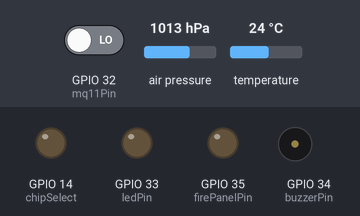
This sketch was run on a simulated ESP32. Parts: output pins drawn as LEDs (lit = HIGH), buzzer (waves = sounding, pin HIGH). The test bench sets the inputs (shaded band); at power-on: GPIO 32 (mq11Pin) LOW, air pressure 1013 hPa, temperature 24 °C. WiFi joins after 1.5 s; servers stay silent unless stated; storage starts empty; what the sketch prints to the serial monitor is not drawn.

Above: at 3.2 s.
3.3 s: GPIO 32 (mq11Pin) driven HIGH
At 4.3 s:
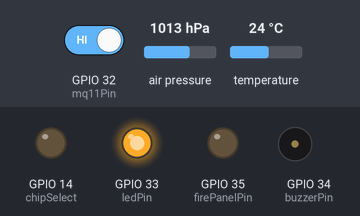
4.8 s: GPIO 32 (mq11Pin) driven LOW
At 5.4 s:
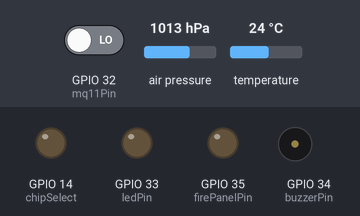
Timing chart, 0 to 7.8 s (numbered marks = the images above; inputs shaded):
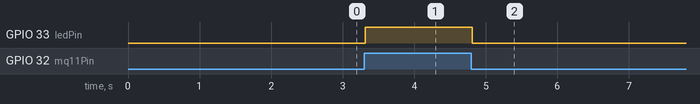

Measured:
- after the input at 3.3 s, GPIO 33 (ledPin): LOW → HIGH at once
- after the input at 4.8 s, GPIO 33 (ledPin): HIGH → LOW at once

The sketch:

code-project-not-tested.ino
```cpp
#include <Wire.h>
#include <Adafruit_Sensor.h>
#include <Adafruit_BMP280.h>
#include <WiFi.h>
#include <ESPAsyncWebServer.h>
#include <SD.h>
#include <SPI.h>

// Replace with your network credentials
const char* ssid = "your_SSID";
const char* password = "your_PASSWORD";

// MQ-11 digital pin
const int mq11Pin = 32;

// Define temperature threshold
const float TEMPERATURE_THRESHOLD = 65.0;

const unsigned long FIRE_INTERVAL = 5 * 1000; //5 seconds
const unsigned long MAINTENANCE_INTERVAL = 20 * 60 * 1000; //20 minutes
const unsigned long NORMAL_INTERVAL = 60 * 60 * 1000; //1 hour

// LED and buzzer pins
const int ledPin = 33;
const int buzzerPin = 34;
const int firePanelPin = 35;
const int chipSelect = 14;

// BMP-280
Adafruit_BMP280 bmp;

// Create an instance of the server
AsyncWebServer server(80);

// Status and protection levels
enum Status {
  Normal,
  Maintenance,
  Caution,
  Fire
};

Status currentStatus = Normal;
unsigned long lastNotificationTime = 0;

// Function to determine status
void updateStatus() {
  int mq11Value = digitalRead(mq11Pin);
  float temperature = bmp.readTemperature();
  float pressure = bmp.readPressure();
  Status previousStatus = currentStatus;

  if (mq11Value == HIGH || temperature > TEMPERATURE_THRESHOLD) {
    currentStatus = Caution;
    if (mq11Value == HIGH && temperature > TEMPERATURE_THRESHOLD) {
      currentStatus = Fire;
    }
  } else {
    currentStatus = Normal;
  }

  // Send a signal to the fire panel and log the change if the status has changed
  if (currentStatus != previousStatus) {
    if (currentStatus == Fire) {
      digitalWrite(firePanelPin, HIGH);
      logToSDCard("Fire detected");
    } else {
      digitalWrite(firePanelPin, LOW);
    }
    logToSDCard("Status changed to: " + String(currentStatus));
  }
}

// Function to handle notifications
void sendNotification() {
  // Implement your notification sending logic here
  // This will be dependent on the cloud service you use
}

// Function to handle notifications based on status and time intervals
bool shouldSendNotification() {
  static unsigned long lastNotificationTime = 0;
  unsigned long currentTime = millis();
  unsigned long interval = 0;

  if (currentStatus == Fire) {
    interval = FIRE_INTERVAL;
  } else if (currentStatus == Maintenance) {
    interval = MAINTENANCE_INTERVAL;
  } else if (currentStatus == Normal) {
    interval = NORMAL_INTERVAL;
  }

  if (currentTime - lastNotificationTime >= interval) {
    lastNotificationTime = currentTime;
    return true;
  }

  return false;
}

void logToSDCard(const String& message) {
  File logFile = SD.open("/log.txt", FILE_APPEND);
  if (logFile) {
    logFile.println(message);
    logFile.close();
  } else {
    Serial.println("Error opening log file.");
  }
}

// Function to generate HTML content
String generateHtmlContent() {
  String html;
  html.reserve(200);
  html = "<html><body>";
  html += "MQ-11: " + String(digitalRead(mq11Pin)) + "<br>";
  html += "Temperature: " + String(bmp.readTemperature()) + " &#8451;<br>";
  html += "Pressure: " + String(bmp.readPressure() / 100) + " hPa<br>";
  html += "Status: ";
  switch (currentStatus) {
    case Normal: html += "Normal"; break;
    case Maintenance: html += "Maintenance"; break;
    case Caution: html += "Caution"; break;
    case Fire: html += "Fire"; break;
  }
  html += "</body></html>";
  return html;
}

void setup() {
  // Start the serial communication
  Serial.begin(115200);

  // Connect to Wi-Fi
  WiFi.begin(ssid, password);
  while (WiFi.status() != WL_CONNECTED) {
    delay(1000);
    Serial.println("Connecting to WiFi...");
  }
  Serial.println("Connected to WiFi");

  pinMode(chipSelect, OUTPUT);
  if (!SD.begin(chipSelect)) {
    Serial.println("SD card initialization failed!");
    return;
  }

  // Configure the fire panel pin
  pinMode(firePanelPin, OUTPUT);
  digitalWrite(firePanelPin, LOW);

  // Initialize the BMP-280 sensor
  if (!bmp.begin()) {
    Serial.println("Could not find a valid BMP-280 sensor, check wiring!");
    while (1);
  }

  // Configure the MQ-11 digital pin
  pinMode(mq11Pin, INPUT);

  // Configure LED and buzzer pins
  pinMode(ledPin, OUTPUT);
  pinMode(buzzerPin, OUTPUT);

  // Serve the sensor values and current status
  server.on("/status", HTTP_GET, [](AsyncWebServerRequest * request) {
    String html = generateHtmlContent();
    request->send(200, "text/html", html);
  });

  // Start the server
  server.begin();
}

void loop() {
  updateStatus();

  if (currentStatus == Caution || currentStatus == Fire) {
    digitalWrite(ledPin, HIGH);
  } else {
    digitalWrite(ledPin, LOW);
  }

  if (currentStatus == Fire) {
    digitalWrite(buzzerPin, HIGH);
  } else {
    digitalWrite(buzzerPin, LOW);
  }

  if (shouldSendNotification()) {
    sendNotification();
  }
}
```
